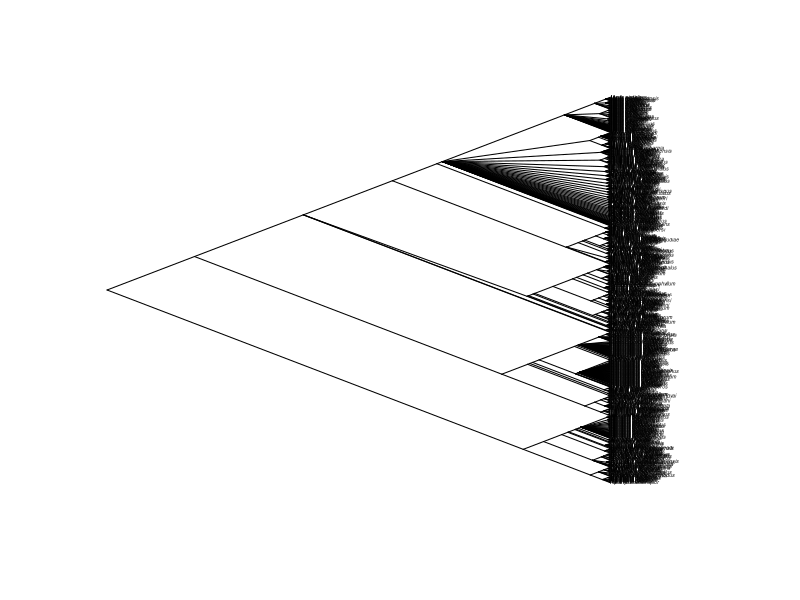

R code for this plot:
## ---- chunk 1

library(ape)
data(chiroptera)
str(chiroptera)
## ---- chunk 2
library(ape)
data(chiroptera)
str(chiroptera)
## ---- chunk 3
plot(chiroptera, type = "c", cex = 0.3)
## ---- chunk 4
knitr::kable(iris[1:5, ], caption = 'A caption')
